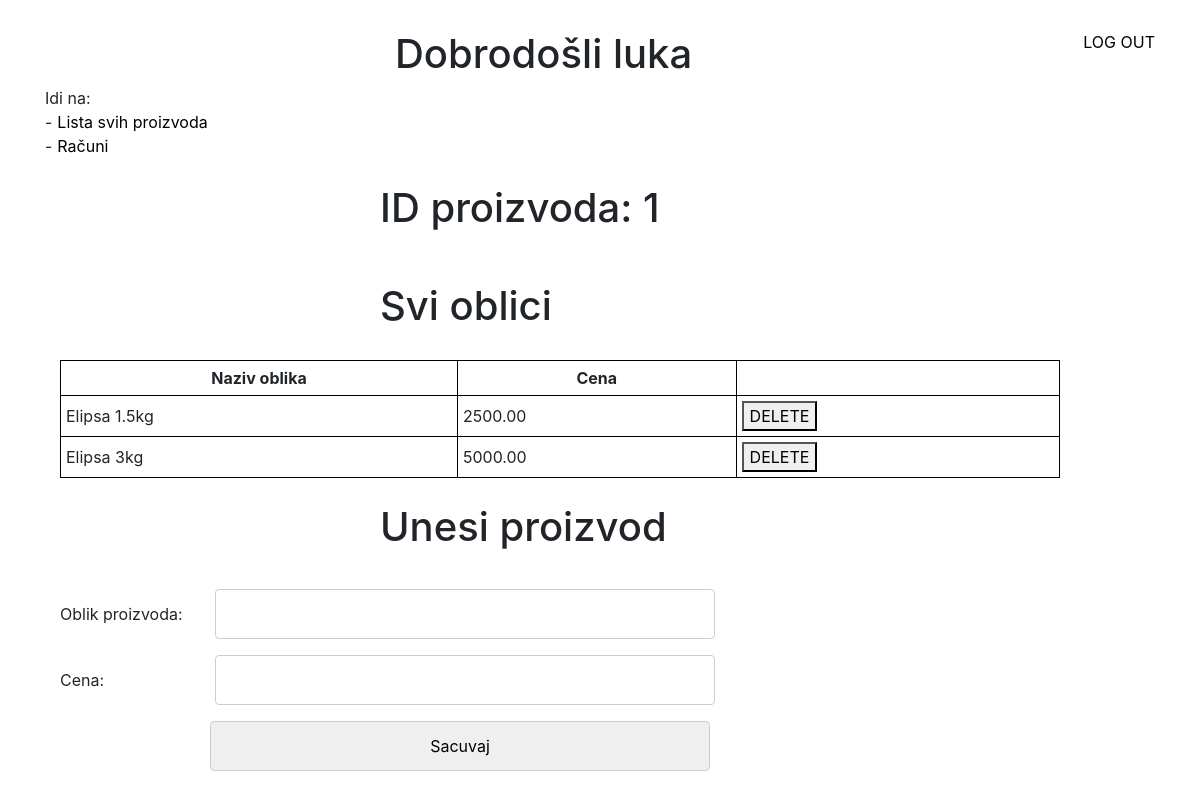
Screenshot of /admin_oblici.php?id=1 (signed in) with the database file from the repository.
### tables this page shows
CREATE TABLE `cenovnik` (
  `id` int(11) NOT NULL,
  `id_proizvoda` int(11) NOT NULL,
  `oblik` varchar(50) NOT NULL,
  `cena` decimal(10,2) NOT NULL
);

### baza.php (called while the page is built, shortened)
<?php
    class Baza{
        private $pdo;
        function __construct(){
            $host = 'localhost';  $db = 'chocolate_star';
            $user = 'root';   $pass = '';
            $charset = 'utf8';
            $dsn = "mysql:host=$host;port=3306;dbname=$db;charset=$charset";
            $options = array(
                PDO::MYSQL_ATTR_INIT_COMMAND => "SET NAMES utf8"
            );
            try{
                $this->pdo = new PDO($dsn,$user,$pass,$options);
            }catch(PDOException $e){
                echo "JOK: ".$e->getMessage();
            }
        }
        function selectQuery($sql, $tip = PDO::FETCH_ASSOC){
            $podaci = $this->pdo->query($sql);
            return $podaci->fetchAll($tip);
        }
        function cene($id){
            return $this->selectQuery("SELECT * FROM cenovnik WHERE id_proizvoda = $id");
        }
    }
    $db = new Baza();
?>

### admin_oblici.php (the view, shortened to what this page needs)
<?php
include "baza.php";
$idp = $_GET['id'] ?? '';
?>
<!DOCTYPE html>
<html lang="en">
<head>
    <link href="https://stackpath.bootstrapcdn.com/bootstrap/4.3.1/css/bootstrap.min.css" rel="stylesheet">
</head>
<body>
    <div class="container">
        <a class="float-right" href="logout.php">LOG OUT</a>
        <h1>Dobrodošli <?php echo $_SESSION['username'] ?></h1>
        <span class="float-left">Idi na:</span><br>
        <span class="float-left">-</span><a href="admin_proizvodi.php" class="float-left">Lista svih proizvoda</a><br>
        <span class="float-left">-</span><a href="admin_racuni.php" class="float-left">Računi</a>
    </div>
    <div class="product_name">
        <h1>ID proizvoda: <?=$idp?></h1>
    </div>
<?php
    $niz = $db->cene($idp);
    echo "<h1>Svi oblici</h1>";
    echo "<table>";
    echo "<tr>";
        echo "<th>Naziv oblika</th>";
        echo "<th>Cena</th>";
        echo "<th></th>";
        echo "</tr>";
    foreach($niz as $red){
        echo "<tr>";
        echo "<td>$red[oblik]</td>";
        echo "<td>$red[cena]</td>";
        echo "<td><button class='delete' data-id='".$red['id']."'>DELETE</button></td>";
        echo "</tr>";
    }
    echo "</table>";
    ?>
    <div class="insert">
        <h1>Unesi proizvod</h1>
        <div class="forma">
            <form action="unos.php" method="POST">
                <label for="oblik">Oblik proizvoda:</label>
                <input name="oblik"  type="text" required><br>
                <label for="cena">Cena:</label>
                <input name="cena" required type="number"><br>
                <input type="submit" value="Sacuvaj" class="submit" name="dodaj_oblik"></input>
            </form>
        </div>
    </div>
</body>
</html>

### admin_oblici.php (style rules this page uses)
body { padding: 30px; }
.container span { margin-right: 5px; }
.container a { color: black; }
h1 { margin-left: 350px; }
.product_name h1 { margin-top: 50px; margin-bottom: 50px; }
table { border-collapse: collapse; width: 1000px; margin-top: 30px; margin-left:30px; }
table th { text-align: center; }
table th,td { padding: 5px; border: 1px solid black; }
.insert { margin-top: 25px; }
.forma { width: 1000px; margin-top: 30px; margin-left: 30px; }
form label { width: 150px; }
form input { width: 500px; padding: 12px 20px; margin: 8px 0; display: inline-block; border: 1px solid #ccc; border-radius: 4px; box-sizing: border-box; }
.submit { margin-left: 150px; }

### rows the page displays
cenovnik: oblik "Elipsa 1.5kg", cena "2500.00"
cenovnik: oblik "Elipsa 3kg", cena "5000.00"

### other values shown
$_SESSION['username'] "luka"
$idp "1"
